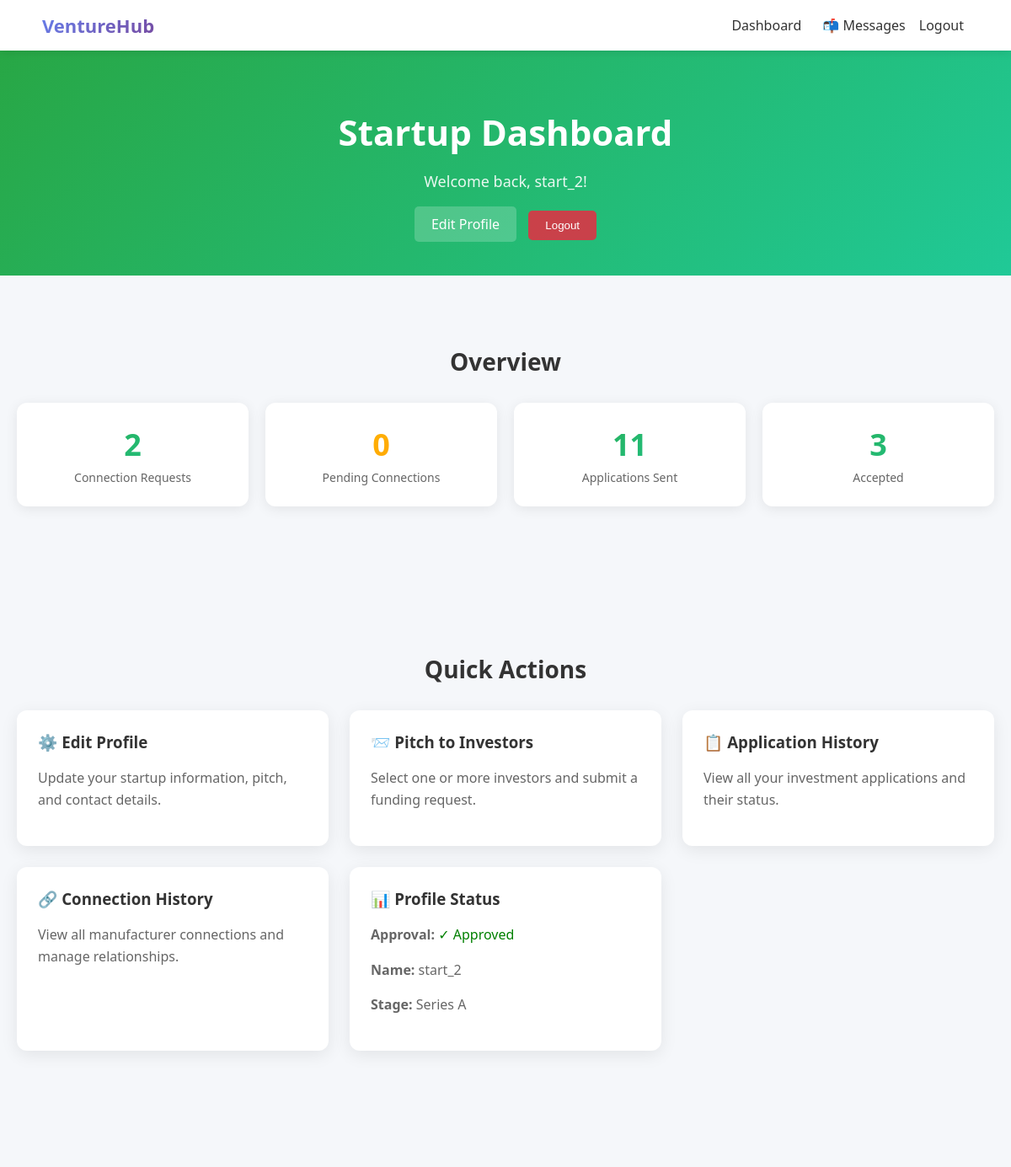
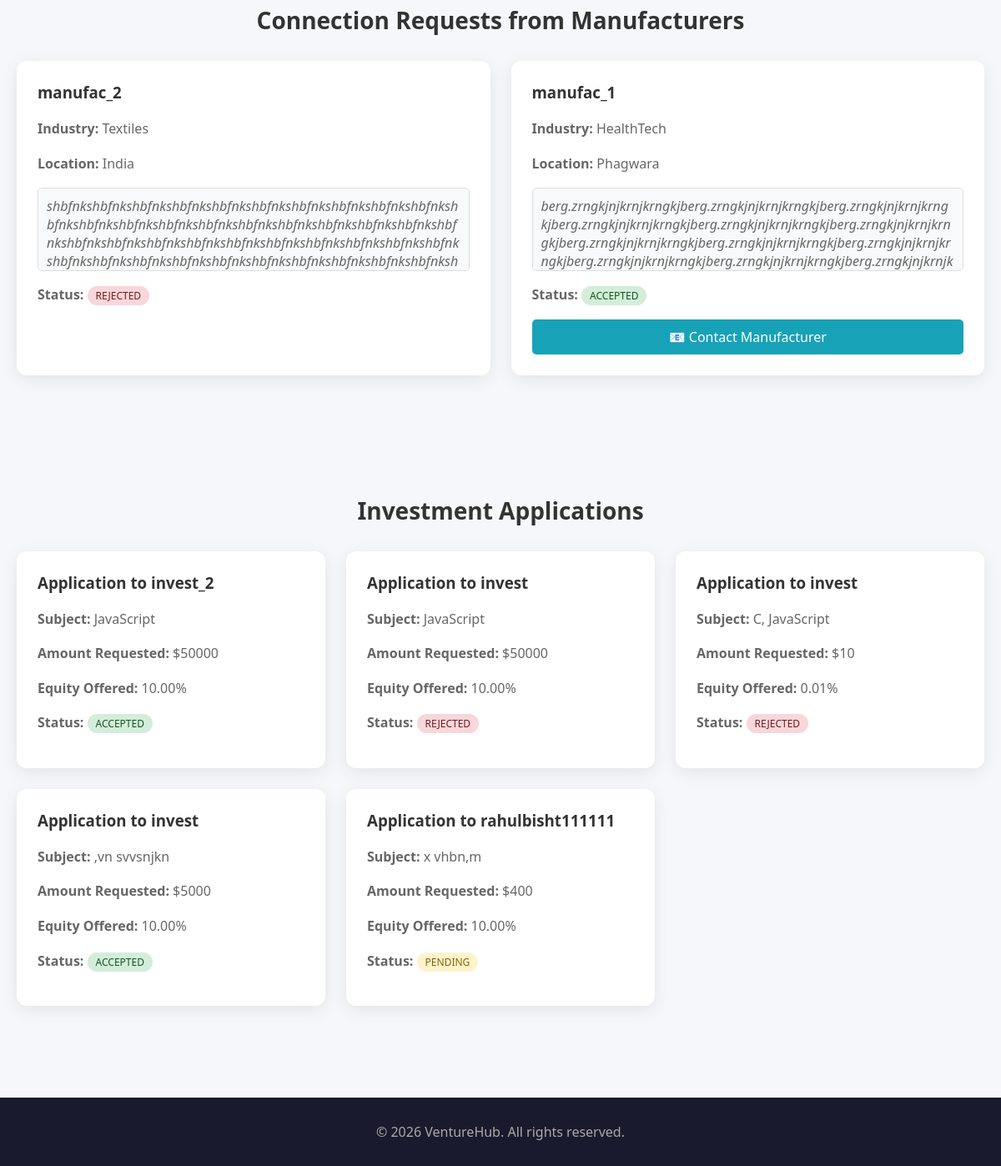
The app's page /startups/dashboard/ (signed in) with its own data (2 pictures, top to bottom).
### startups/models.py (models this page shows, shortened)
class Startup(models.Model):
    founder = models.OneToOneField(settings.AUTH_USER_MODEL, on_delete=models.CASCADE)
    name = models.CharField(max_length=255)
    niche = models.CharField(max_length=200)
    valuation = models.DecimalField(max_digits=15, decimal_places=2)
    stage = models.CharField(max_length=100)
    vision = models.TextField()
    pitch_deck = models.FileField(upload_to='pitch_decks/')
    demo_video = models.URLField(blank=True)
    email = models.EmailField(blank=True)
    phone = models.CharField(max_length=20, blank=True)
    website = models.URLField(blank=True)
    approved = models.BooleanField(default=False)

class InvestmentApplication(models.Model):
    STATUS_CHOICES = (
        ('PENDING', 'Pending'),
        ('ACCEPTED', 'Accepted'),
        ('REJECTED', 'Rejected'),
        ('MORE_INFO', 'More Info Requested'),
    )
    startup = models.ForeignKey('Startup', on_delete=models.CASCADE, related_name='applications')
    investor = models.ForeignKey('investors.InvestorProfile', on_delete=models.CASCADE, related_name='applications')
    subject = models.CharField(max_length=200, blank=True)
    message = models.TextField()
    amount_requested = models.DecimalField(max_digits=15, decimal_places=2)
    equity_offered = models.DecimalField(max_digits=5, decimal_places=2)
    status = models.CharField(max_length=20, choices=STATUS_CHOICES, default='PENDING')
    created_at = models.DateTimeField(default=timezone.now)

### manufacturers/models.py (models this page shows, shortened)
class ConnectionRequest(models.Model):
    STATUS_CHOICES = (
        ('PENDING', 'Pending'),
        ('ACCEPTED', 'Accepted'),
        ('REJECTED', 'Rejected'),
    )
    manufacturer = models.ForeignKey(ManufacturerProfile, on_delete=models.CASCADE, related_name='connection_requests')
    startup = models.ForeignKey('startups.Startup', on_delete=models.CASCADE, related_name='manufacturer_requests')
    message = models.TextField(blank=True)
    status = models.CharField(max_length=20, choices=STATUS_CHOICES, default='PENDING')
    created_at = models.DateTimeField(default=timezone.now)
    class Meta:
        unique_together = ('manufacturer', 'startup')

class ManufacturerProfile(models.Model):
    user = models.OneToOneField(settings.AUTH_USER_MODEL, on_delete=models.CASCADE)
    company_name = models.CharField(max_length=255, blank=True)
    industry = models.CharField(max_length=200, blank=True, default='')
    production_capacity = models.IntegerField(default=0)
    location = models.CharField(max_length=200, blank=True, default='')
    email = models.EmailField(blank=True)
    phone = models.CharField(max_length=20, blank=True)

### accounts/models.py (models this page shows, shortened)
class User(AbstractUser):
    ROLE_CHOICES = (
        ('INVESTOR', 'Investor'),
        ('STARTUP', 'Startup'),
        ('MANUFACTURER', 'Manufacturer'),
        ('ADMIN', 'Admin'),
    )
    role = models.CharField(max_length=20, choices=ROLE_CHOICES)
    def is_startup(self):
        return self.role == 'STARTUP'

### investors/models.py (models this page shows, shortened)
class InvestorProfile(models.Model):
    user = models.OneToOneField(settings.AUTH_USER_MODEL, on_delete=models.CASCADE)
    investment_range_min = models.DecimalField(max_digits=12, decimal_places=2, default=0)
    investment_range_max = models.DecimalField(max_digits=12, decimal_places=2, default=0)
    industry_focus = models.CharField(max_length=200, blank=True, default='')
    location = models.CharField(max_length=200, blank=True, default='')

### startups/views.py (the view)
# urls.py: path('dashboard/', views.startup_dashboard, name='startup_dashboard'),
@login_required(login_url='startup_login')
def startup_dashboard(request):
    if not request.user.is_startup():
        return redirect('home')
    try:
        startup = Startup.objects.get(founder=request.user)
    except Startup.DoesNotExist:
        startup = Startup.objects.create(founder=request.user, name='', niche='', valuation=0, stage='', vision='')
    connection_requests = ConnectionRequest.objects.filter(startup=startup).order_by('-created_at')
    pending_connections = connection_requests.filter(status='PENDING').count()
    total_connections = connection_requests.count()
    investment_apps = InvestmentApplication.objects.filter(startup=startup).order_by('-created_at')
    pending_apps = investment_apps.filter(status='PENDING').count()
    accepted_apps = investment_apps.filter(status='ACCEPTED').count()
    total_apps = investment_apps.count()
    return render(request, 'startups/dashboard.html', {
        'startup': startup,
        'connection_requests': connection_requests[:5],
        'investment_apps': investment_apps[:5],
        'pending_connections': pending_connections,
        'total_connections': total_connections,
        'pending_apps': pending_apps,
        'accepted_apps': accepted_apps,
        'total_apps': total_apps,
    })

### startups/templates/startups/dashboard.html (shortened to what this page needs)
{% extends 'base.html' %}
{% block content %}
<div class="hero" style="padding: 40px 20px; background: linear-gradient(135deg, #28a745 0%, #20c997 100%);">
    <h1>Startup Dashboard</h1>
    <p>Welcome back, {% if startup.name %}{{ startup.name }}{% else %}{{ request.user.username }}{% endif %}!</p>
    <div style="margin-top: 15px;">
        <a href="{% url 'startup_profile' %}" class="btn" style="background: rgba(255,255,255,0.2); margin-right: 10px;">Edit Profile</a>
        <form method="post" action="{% url 'startup_logout' %}" style="display: inline;">
            <button type="submit" class="btn" style="background: rgba(220,53,69,0.9); border: none; cursor: pointer;">Logout</button>
        </form>
    </div>
</div>
<div class="section">
    <h2>Overview</h2>
    <div class="stats-grid">
        <div class="stat-card">
            <div class="number" style="background: linear-gradient(135deg, #28a745 0%, #20c997 100%); -webkit-background-clip: text; -webkit-text-fill-color: transparent; background-clip: text;">{{ total_connections }}</div>
            <div class="label">Connection Requests</div>
        </div>
        <div class="stat-card">
            <div class="number" style="background: linear-gradient(135deg, #ffc107 0%, #ff9800 100%); -webkit-background-clip: text; -webkit-text-fill-color: transparent; background-clip: text;">{{ pending_connections }}</div>
            <div class="label">Pending Connections</div>
        </div>
        <div class="stat-card">
            <div class="number" style="background: linear-gradient(135deg, #28a745 0%, #20c997 100%); -webkit-background-clip: text; -webkit-text-fill-color: transparent; background-clip: text;">{{ total_apps }}</div>
            <div class="label">Applications Sent</div>
        </div>
        <div class="stat-card">
            <div class="number" style="background: linear-gradient(135deg, #28a745 0%, #20c997 100%); -webkit-background-clip: text; -webkit-text-fill-color: transparent; background-clip: text;">{{ accepted_apps }}</div>
            <div class="label">Accepted</div>
        </div>
    </div>
</div>
<div class="section">
    <h2>Quick Actions</h2>
    <div class="cards">
        <a href="{% url 'startup_profile' %}" class="card" style="text-decoration: none; color: inherit;">
            <h3>⚙️ Edit Profile</h3>
            <p>Update your startup information, pitch, and contact details.</p>
        </a>
        <a href="{% url 'apply_to_investors' %}" class="card" style="text-decoration: none; color: inherit;">
            <h3>📨 Pitch to Investors</h3>
            <p>Select one or more investors and submit a funding request.</p>
        </a>
        <a href="{% url 'startup_applications_history' %}" class="card" style="text-decoration: none; color: inherit;">
            <h3>📋 Application History</h3>
            <p>View all your investment applications and their status.</p>
        </a>
        <a href="{% url 'startup_connection_history' %}" class="card" style="text-decoration: none; color: inherit;">
            <h3>🔗 Connection History</h3>
            <p>View all manufacturer connections and manage relationships.</p>
        </a>
        <div class="card">
            <h3>📊 Profile Status</h3>
            <p><strong>Approval:</strong> {% if startup.approved %}<span style="color: green;">✓ Approved</span>{% else %}<span style="color: orange;">⏳ Pending</span>{% endif %}</p>
            <p><strong>Name:</strong> {{ startup.name|default:"Not set" }}</p>
            <p><strong>Stage:</strong> {{ startup.stage|default:"Not set" }}</p>
        </div>
    </div>
</div>
<div class="section">
    <h2>Connection Requests from Manufacturers</h2>
    {% if connection_requests %}
    <div class="cards">
        {% for req in connection_requests %}
        <div class="card">
            <h3>{{ req.manufacturer.company_name|default:req.manufacturer.user.username }}</h3>
            <p><strong>Industry:</strong> {{ req.manufacturer.industry|default:"Not specified" }}</p>
            <p><strong>Location:</strong> {{ req.manufacturer.location|default:"Not specified" }}</p>
            {% if req.message %}
            <div style="background: #f8f9fa; border: 1px solid #ddd; border-radius: 5px; padding: 10px; height: 100px; overflow-y: scroll; margin: 10px 0; font-style: italic; color: #666; word-wrap: break-word; white-space: pre-wrap; overflow-wrap: break-word;">{{ req.message }}</div>
            {% endif %}
            <p><strong>Status:</strong>
                <span style="padding: 3px 10px; border-radius: 15px; font-size: 12px;
                    {% if req.status == 'ACCEPTED' %}background: #d4edda; color: #155724;
                    {% elif req.status == 'REJECTED' %}background: #f8d7da; color: #721c24;
                    {% else %}background: #fff3cd; color: #856404;{% endif %}">
                    {{ req.status }}
                </span>
            </p>
            {% if req.status == 'ACCEPTED' and req.manufacturer.email %}
            <div style="margin-top: 10px;">
                <a href="mailto:{{ req.manufacturer.email }}" class="btn" style="background: #17a2b8; display: block; text-align: center;">📧 Contact Manufacturer</a>
            </div>
            {% endif %}
        </div>
        {% endfor %}
    </div>
    {% else %}
    <div style="text-align: center; padding: 40px;">
        <div style="font-size: 50px; margin-bottom: 15px;">🤝</div>
        <p style="color: #666;">No connection requests yet. Complete your profile to attract manufacturers!</p>
    </div>
    {% endif %}
</div>
{% if investment_apps %}
<div class="section">
    <h2>Investment Applications</h2>
    <div class="cards">
        {% for app in investment_apps %}
        <div class="card">
            <h3>Application to {{ app.investor.user.username }}</h3>
            {% if app.subject %}
            <p><strong>Subject:</strong> {{ app.subject }}</p>
            {% endif %}
            <p><strong>Amount Requested:</strong> ${{ app.amount_requested|floatformat:0 }}</p>
            <p><strong>Equity Offered:</strong> {{ app.equity_offered }}%</p>
            <p><strong>Status:</strong>
                <span style="padding: 3px 10px; border-radius: 15px; font-size: 12px;
                    {% if app.status == 'ACCEPTED' %}background: #d4edda; color: #155724;
                    {% elif app.status == 'REJECTED' %}background: #f8d7da; color: #721c24;
                    {% else %}background: #fff3cd; color: #856404;{% endif %}">
                    {{ app.status }}
                </span>
            </p>
        </div>
        {% endfor %}
    </div>
</div>
{% endif %}
{% endblock %}

### templates/base.html (style rules this page uses)
* { box-sizing: border-box; }
body { margin: 0; font-family: 'Segoe UI', Arial, sans-serif; background: #f5f7fa; min-height: 100vh; }
.btn { padding: 10px 20px; background: linear-gradient(135deg, #667eea 0%, #764ba2 100%); color: white; text-decoration: none; border-radius: 5px; font-weight: 500; transition: transform 0.2s, box-shadow 0.2s; display: inline-block; }
.hero { text-align: center; padding: 80px 20px; background: linear-gradient(135deg, #667eea 0%, #764ba2 100%); color: white; }
.hero h1 { font-size: 42px; margin-bottom: 15px; font-weight: 700; }
.hero p { font-size: 18px; opacity: 0.9; }
.section { padding: 60px 20px; text-align: center; max-width: 1200px; margin: 0 auto; }
.section h2 { font-size: 28px; margin-bottom: 10px; color: #333; }
.cards { display: grid; grid-template-columns: repeat(auto-fit, minmax(280px, 1fr)); gap: 25px; margin-top: 30px; }
.card { background: white; padding: 25px; border-radius: 12px; box-shadow: 0 5px 20px rgba(0,0,0,0.08); transition: transform 0.3s, box-shadow 0.3s; text-align: left; }
.card h3 { margin-top: 0; color: #333; }
.card p { color: #666; line-height: 1.6; }
.stats-grid { display: grid; grid-template-columns: repeat(auto-fit, minmax(150px, 1fr)); gap: 20px; margin: 30px 0; }
.stat-card { background: white; padding: 25px; border-radius: 12px; box-shadow: 0 3px 15px rgba(0,0,0,0.08); text-align: center; }
.stat-card .number { font-size: 36px; font-weight: 700; background: linear-gradient(135deg, #667eea 0%, #764ba2 100%); -webkit-background-clip: text; -webkit-text-fill-color: transparent; background-clip: text; }
.stat-card .label { color: #666; margin-top: 5px; font-size: 14px; }

### records on screen
Startup: name "start_2", stage "Series A"
ConnectionRequest: manufacturer.company_name "manufac_2", manufacturer.industry "Textiles", manufacturer.location "India", status "REJECTED"
ConnectionRequest: manufacturer.company_name "manufac_1", manufacturer.industry "HealthTech", manufacturer.location "Phagwara", status "ACCEPTED"
InvestmentApplication: investor.user.username "invest_2", subject "JavaScript", amount_requested "50000", equity_offered "10.00", status "ACCEPTED"
InvestmentApplication: investor.user.username "invest", subject "JavaScript", amount_requested "50000", equity_offered "10.00", status "REJECTED"
InvestmentApplication: investor.user.username "invest", subject "C, JavaScript", amount_requested "10", equity_offered "0.01", status "REJECTED"
InvestmentApplication: investor.user.username "invest", subject ",vn svvsnjkn", amount_requested "5000", equity_offered "10.00", status "ACCEPTED"
InvestmentApplication: investor.user.username "rahulbisht111111", subject "x vhbn,m", amount_requested "400", equity_offered "10.00", status "PENDING"

### other values on screen
{{ total_connections }} "2"
{{ pending_connections }} "0"
{{ total_apps }} "11"
{{ accepted_apps }} "3"
